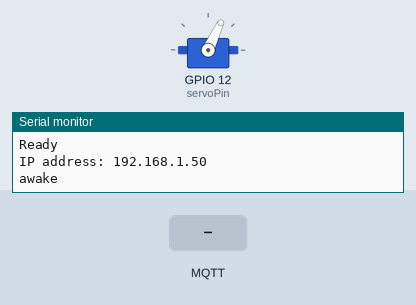
This sketch was run on a simulated ESP8266 (NodeMCU). Parts: servo, the last lines printed to the serial monitor. The test bench sets the inputs (shaded band). WiFi joins after 1.5 s; servers stay silent unless stated; no MQTT or app messages arrive unless stated; not simulated (calls return 0 or success): credentials.h.

Above: at 3.2 s.
3.3 s: MQTT message "on" arrives on the third subscribed topic
At 3.4 s:
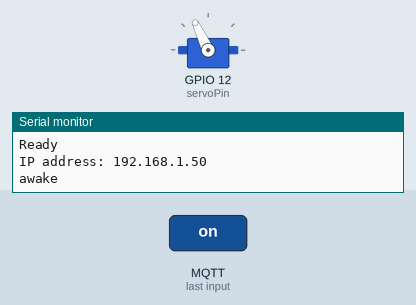
At 4.8 s:
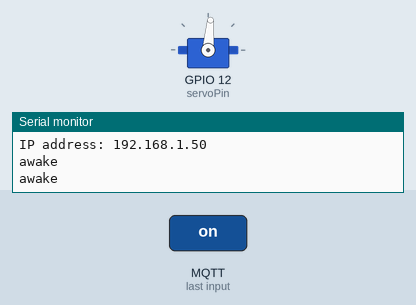
5.4 s: MQTT message "off" arrives on the third subscribed topic
At 5.5 s:
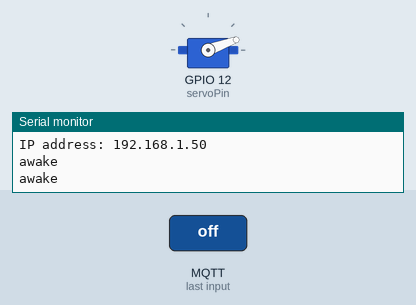
Timing chart, 0 to 8.4 s (numbered marks = the images above; inputs shaded):
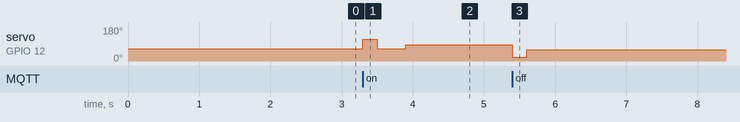

The sketch:

AutomaticLightSwitch.ino
```cpp
#include <ESP8266WiFi.h>
#include <ESP8266mDNS.h>
#include <WiFiUdp.h>
#include <PubSubClient.h>

WiFiClient espClient;
PubSubClient client(espClient);

#include "OTA.h"
unsigned long entry;

int sleepDuration = 20;

void setup() {
  Serial.begin(115200);
  Serial.println("Booting");
  ArduinoOTA.setHostname("Haashim Light Switch");
  setupServo();
  serverConnect();
  setupOTA();
  setupMQTT();
}

void loop() {
  ArduinoOTA.handle();
  client.loop();
  awake();


//  toggleTest();
}
```

MQTT.ino
```cpp
const char* mqttServer = MQTT_Server;
const int mqttPort = 1883;
const char* mqttUser = MQTT_User;
const char* mqttPassword = MQTT_Password;

long elapsedTime = 0;
long elapsedTime2 = 0;
long elapsedTime3 = 0;
bool sleep = false;
bool sentState = false;

void setupMQTT() {

  client.subscribe("esp/test");
  client.subscribe("esp/sleep");
  client.subscribe("esp/light");
  //  client.publish("home-assistant/cover/availability", "online");
  client.publish("esp/status", "on");
}

void awake() {
  if ((millis() - elapsedTime > 2000) && !sleep) {
    Serial.println("awake");
    client.publish("esp/status", "awake");
    elapsedTime = millis();
  }
}

void callback(char* topic, byte * payload, unsigned int length) {
  String newTopic = topic;

  String message = "";

  for (int i = 0; i < length; i++) {
    message += (char)payload[i];
  }

 // Serial.println("Message arrived in topic: ");
//  Serial.println(newTopic);
//  Serial.print("Message:");
//  Serial.println(message);
//  Serial.println("-----------------------");
 //  client.publish("esp/debug", (char*) newTopic.c_str());
//  client.publish("esp/debug", (char*) message.c_str());

  if (newTopic == "esp/light") {
    if (message == "on") {
      switchOn();
      return;
    } else if (message == "off") {
      switchOff();
      return;
    }
  } else if (newTopic == "esp/sleep") {
    if (message == "online") {
      Serial.println("online");
      sleep = false;
      return;
    }  else if (message == "offline") {
      Serial.println("offline");
      sleep = true;
      return;
    }
  }
}

void serverConnect() {
  WiFi.mode(WIFI_STA);
  WiFi.begin(ssid, password);

  while (WiFi.waitForConnectResult() != WL_CONNECTED) {
    Serial.println("Connection Failed! Rebooting...");
    delay(5000);
    ESP.restart();
  }

  client.setServer(mqttServer, mqttPort);
  client.setCallback(callback);

  while (!client.connected()) {
    Serial.println("Connecting to MQTT...");

    if (client.connect("ESP8266Client", mqttUser, mqttPassword )) {
      Serial.println("connected");
    } else {
      Serial.print("failed with state ");
      Serial.print(client.state());
      delay(2000);
    }
  }
}
```

OTA.h
```cpp
#include <ArduinoOTA.h>
#include <credentials.h>

const char* ssid = mySSID;
const char* password = myPASSWORD;

void setupOTA() {
  ArduinoOTA.setPassword(OTAPassword);

  ArduinoOTA.onStart([]() {
    String type;
    if (ArduinoOTA.getCommand() == U_FLASH) {
      type = "sketch";
    } else { // U_FS
      type = "filesystem";
    }

    // NOTE: if updating FS this would be the place to unmount FS using FS.end()
    Serial.println("Start updating " + type);
  });
  ArduinoOTA.onEnd([]() {
    Serial.println("\nEnd");
  });
  ArduinoOTA.onProgress([](unsigned int progress, unsigned int total) {
    Serial.printf("Progress: %u%%\r", (progress / (total / 100)));
  });
  ArduinoOTA.onError([](ota_error_t error) {
    Serial.printf("Error[%u]: ", error);
    if (error == OTA_AUTH_ERROR) {
      Serial.println("Auth Failed");
    } else if (error == OTA_BEGIN_ERROR) {
      Serial.println("Begin Failed");
    } else if (error == OTA_CONNECT_ERROR) {
      Serial.println("Connect Failed");
    } else if (error == OTA_RECEIVE_ERROR) {
      Serial.println("Receive Failed");
    } else if (error == OTA_END_ERROR) {
      Serial.println("End Failed");
    }
  });
  ArduinoOTA.begin();
  Serial.println("Ready");
  Serial.print("IP address: ");
  Serial.println(WiFi.localIP());
}
```

ServoControl.ino
```cpp
#include <Servo.h>

Servo servo;

const int servoPin = 12; // D6
const int onVal = 115;
const int offVal = 20;
const int midVal = 65;
int switchDelay = 200;

void setupServo() {
  servo.attach(servoPin);
  servo.write(midVal);
  delay(500);
  servo.detach();
}

void toggleTest() {
  ArduinoOTA.handle();
  switchOn();
  ArduinoOTA.handle();
  delay(3000);
  ArduinoOTA.handle();
  switchOff();
  ArduinoOTA.handle();
  delay(3000);
  ArduinoOTA.handle();
}

void switchOn() {
  servo.attach(servoPin);
  servo.write(onVal);
  delay(switchDelay);
  servo.write(midVal);
  delay(400);
  servo.write(midVal + 20); //fixes servo jerk on detach
  delay(10);
  servo.detach();
}

void switchOff() {
  servo.attach(servoPin);
  servo.write(offVal);
  delay(switchDelay);
  servo.write(midVal-5);
  delay(400);
  servo.detach();
}
```

Measured:
- after the input at 3.3 s, servo on GPIO 12 (servoPin): 65° → 115° at once, → 65° 0.20 s later, → 85° 0.40 s later
- after the input at 5.4 s, servo on GPIO 12 (servoPin): 85° → 20° at once, → 60° 0.20 s later
